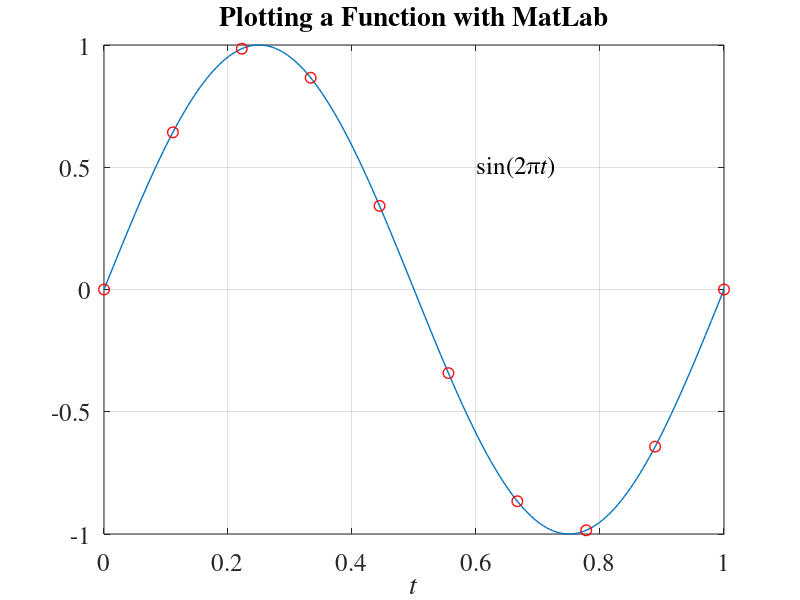

Here is the MATLAB script that generated this plot: (Note: a time limit stopped this script after it produced the figure.)
%%
set(0,'DefaultTextFontName','Times','DefaultTextFontSize',18,...
   'DefaultAxesFontName','Times','DefaultAxesFontSize',18,...
   'DefaultLineLineWidth',1,'DefaultLineMarkerSize',7.75)

%%

t = linspace(0,1,200);   % Create data to plot
y = sin(2*pi*t);
tau = linspace(0,1,10);
x = sin(2*pi*tau);

% subplot(2,2,1)
plot(t,y,tau,x,'ro')

grid on;   % optional

% Optionally add some text, a label, and a title
text(0.6,0.5,'sin(2\pi\itt\rm)')
xlabel('\itt')
title('Plotting a Function with MatLab')

print('-depsc2','-r600','plotfile3.eps') % Print to file
%%

% Script to plot -t log t function
f = @(t)-t.*log(t);
t = linspace(0,1.5,200);
y = f(t);
tau = linspace(0,1.5,7);
x = f(tau);

subplot(2,2,1)
plot(t,y,'k',tau,x,'ro'); grid on

xlabels = strvcat('0', ' ', '1');
ylabels = strvcat('0', ' ' );
set(gca,'XTick',[0 1/exp(1) 1],'XTickLabel',xlabels,...
     'YTick',[0 1/exp(1)],'YTickLabel',ylabels)
text('Interpreter','latex','String','$- \kern.8em t \log t$',...
   'Position',[1 1/exp(1)-.2 ])
text('Interpreter','latex','String','$\frac{\log e}{e}$',...
   'Position',[-.3 1/exp(1)])
text('Interpreter','latex','String','$1/e$',...
   'Position',[1/exp(1)-.09 -1.15])

print('-depsc2','-r600','plotfile4.eps')
%% Histograms
n = 50000;       % Number of simulations
X = rand(1,n);
Y = rand(1,n)*2;
Z = X+Y;
nbins = 40; % Number of bins for histogram
hstgrm = makedenshist(Z,nbins);
plothist(hstgrm)
% Now plot true density of Z
z = linspace(0,3,200);
f = @(z).5*(z.*(0<=z & z<1)+(1<=z & z<2)+(3-z).* ...
   (2<=z & z<=3));
hold on
plot(z,f(z),'k'); grid on
hold off
print('-depsc2','-r600','plotfile5.eps')
%%

function [hstgrm,varargout] = makedenshist(Z,nbins)
% Make a density histogram with nbins bins out of the data in Z.
% We return the 2-by-nbins array hstgrm, where
% hstgrm(1,:) = the list of bin centers, and
% hstgrm(2,:) = normalized histogram heights.
%
% The command
%
%    hstgrm = makedenshist(Z,nbins)
%
% always prints the minimum and maximum data samples,
% denoted by minZ and maxZ.  Alternatively, the command
%
%   [hstgrm,minZ,maxZ] = makedenshist(Z,nbins)
%
% returns these values to you without printing them.

hstgrm = zeros(2,nbins);         % Pre-allocate space

minZ = min(Z);                   % Determine range of data
maxZ = max(Z);
if nargout==3
   varargout{1} = minZ;
   varargout{2} = maxZ;
else
   fprintf('makedenshist: Data range = [ %g , %g ].\n',minZ,maxZ)
end

e = linspace(minZ,maxZ,nbins+1); % Set edges of bins

a = e(1:nbins);                  % Compute centers of bins
b = e(2:nbins+1);                % and store result in
hstgrm(1,:) = (a+b)/2;           % hstgrm(1,:)

H = histc(Z,e);                  % Get bin heights

H(nbins) = H(nbins)+H(nbins+1);  % Put any hits on right-most
                                 % edge into last bin

% Compute and store the normalized bin heights           
bw = (maxZ-minZ)/nbins;
hstgrm(2,:) = H(1:nbins)/(bw*length(Z));
end
%%

function plothist(hstgrm);
% Plot a histogram generated by makedenshist.
% Actually, as long as
% hstgrm(1,:) = the list of bin centers, and
% hstgrm(2,:) = normalized histogram heights,
% plothist will work for you.

bar(hstgrm(1,:),hstgrm(2,:),'hist')
h = findobj(gca,'Type','patch');
set(h,'FaceColor','w','EdgeColor','k')
end
